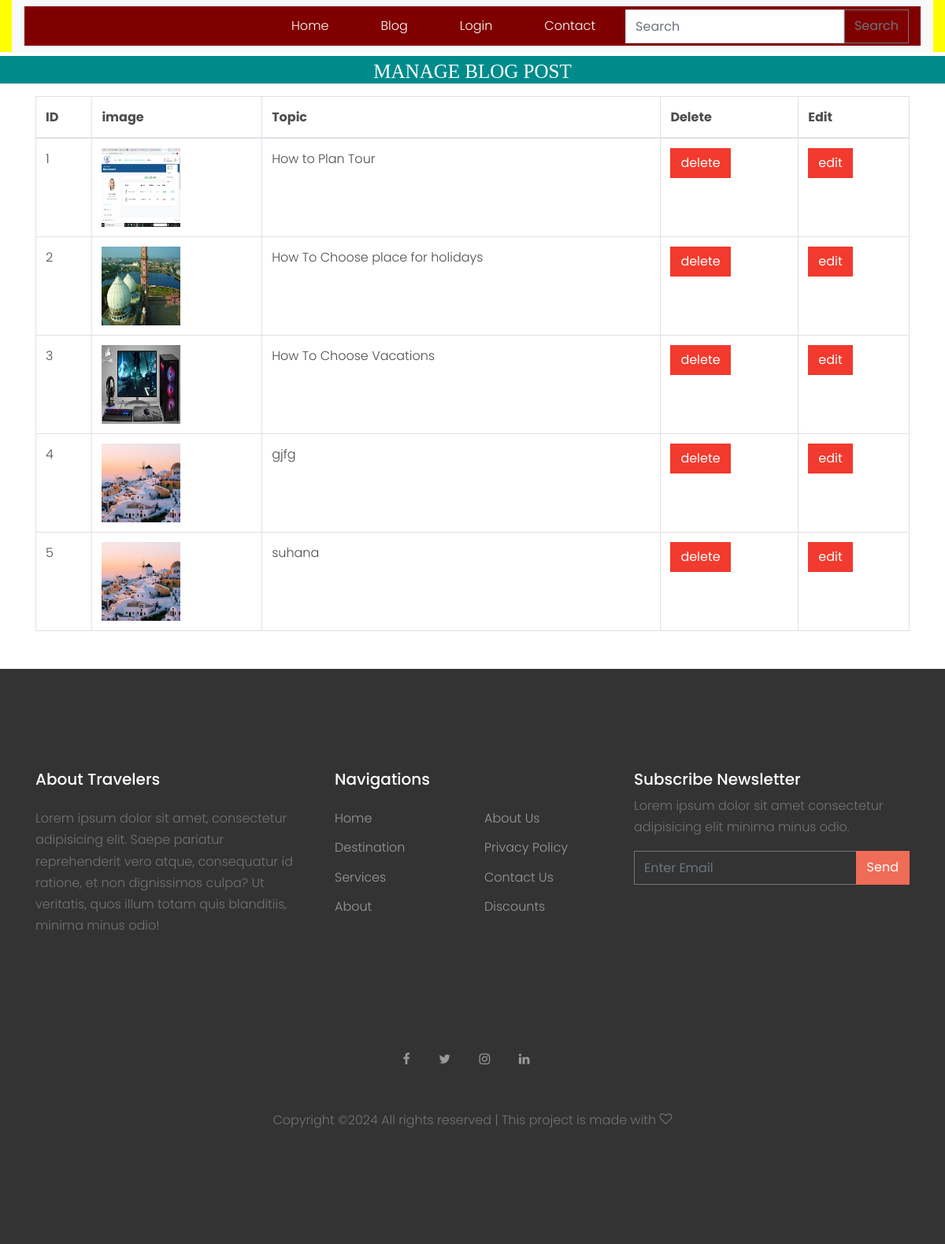
The app's page /admin_viewblog/ with its own data.
### tour/models.py (models this page shows, shortened)
class Blog(models.Model):
    user= models.ForeignKey(User,on_delete=models.CASCADE,null=True,blank=True)
    topic=models.CharField(max_length=100,null=True,blank=True)
    image= models.ImageField(blank=True)
    blog= RichTextField(blank=True,null=True)
    post_date= models.CharField(max_length=30,null=True,blank=True)

### tour/views.py (the view)
# urls.py: path('admin_viewblog/',views.admin_viewblog,name='admin_viewblog'),
def admin_viewblog(request):
    data=Blog.objects.all()
    d={'data':data}
    return render(request,'admin_viewblog.html',d)

### tour/templates/admin_viewblog.html (shortened to what this page needs)
{% extends 'base.html' %}
{% load static %}
{% block body %}
<center>
      <h1 style="font-size:25px; background-color:darkcyan;height:35px;color:white;padding:5px;margin-top:5px;font-family : 'Monotype Corsiva" align="center"> MANAGE  BLOG POST</h1>
</center>
<div class="container mt-3">
    <table class="table table-bordered" id="myTable">
  <thead>
  <tr>
    <th>ID</th>
    <th>image</th>
    <th>Topic</th>
    <th>Delete</th>
    <th>Edit</th>
  </tr>
  </thead>
   <tbody>
    {% for i in data %}
  <tr>
    <td>{{i.id}}</td>
    <td><img src="{{i.image.url}}" style="width:100px;height:100px"></td>
      <td>{{i.topic}}</td>
    <td><a href="{% url 'delete_blog' i.id %}" onclick="return confirm('Are you sure?')"><button class="btn btn-danger">delete</button></a></td>
    <td><a href="{% url 'update_blog' i.id %}" ><button class="btn btn-danger">edit</button></a></td>
  </tr>
    {% endfor %}
    </tbody>
</table>
</div>
{% endblock %}

### tour/static/css/style.css (style rules this page uses)
body { line-height: 1.7; color: #4d4d4d; font-weight: 300; font-size: 1rem; }
a { -webkit-transition: .3s all ease; -o-transition: .3s all ease; transition: .3s all ease; }
h1, h2, h3, h4, h5, .h1, .h2, .h3, .h4, .h5 { font-family: "Poppins", -apple-system, BlinkMacSystemFont, "Segoe UI", Roboto, "Helvetica Neue", Arial, sans-serif, "Apple Color Emoji", "Segoe UI Emoji", "Segoe UI Symbol", "Noto Color Emoji"; }
.btn { border-radius: 0; }

### records on screen
Blog: id "1", image (picture), topic "How to Plan Tour"
Blog: id "2", image (picture), topic "How To Choose place for holidays"
Blog: id "3", image (picture), topic "How To Choose Vacations"
Blog: id "4", image (picture), topic "gjfg"
Blog: id "5", image (picture), topic "suhana"
